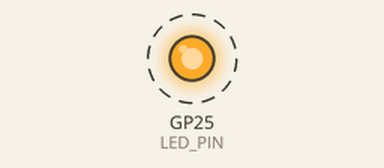
Recording of a sketch running on a simulated Raspberry Pi Pico. On the bench: output pins drawn as LEDs (lit = HIGH). Dashed ring = blinking. What the sketch prints to the serial monitor is not drawn.

Above: at 0.2 s.
Timing chart, 0 to 3.0 s (numbered marks = the images above):
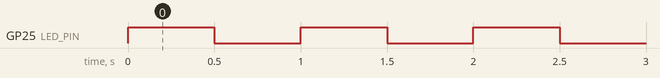

Measured:
- by itself, GP25 (LED_PIN): alternates HIGH for 0.50 s and LOW for 0.50 s

The sketch:

example-1.ino
```cpp
// File: example-1.ino
// Date: 2021-04-13
// Target: RPi Pico RP2040

#define LED_PIN (p25) // use on-board LED (GP25 pin)

void setup() {
   SerialUSB.begin( 115200 ); // use USB-CDC (Serial)
   pinMode( LED_PIN, OUTPUT );
}

String sbuf;

void loop() {
   int next_state = !digitalRead( LED_PIN );
   digitalWrite( LED_PIN, next_state ); // update LED output
   sbuf = "LED state: ";
   sbuf += next_state;
   SerialUSB.println( sbuf.c_str() ); // send a string
   delay(500); // delay for 0.5 seconds
}
```
